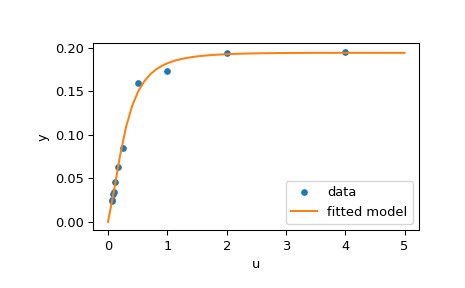

The Python source for this figure:
from scipy.optimize import least_squares

def model(x, u):
    return x[0] * (u ** 2 + x[1] * u) / (u ** 2 + x[2] * u + x[3])

def fun(x, u, y):
    return model(x, u) - y

def jac(x, u, y):
    J = np.empty((u.size, x.size))
    den = u ** 2 + x[2] * u + x[3]
    num = u ** 2 + x[1] * u
    J[:, 0] = num / den
    J[:, 1] = x[0] * u / den
    J[:, 2] = -x[0] * num * u / den ** 2
    J[:, 3] = -x[0] * num / den ** 2
    return J

u = np.array([4.0, 2.0, 1.0, 5.0e-1, 2.5e-1, 1.67e-1, 1.25e-1, 1.0e-1,
              8.33e-2, 7.14e-2, 6.25e-2])
y = np.array([1.957e-1, 1.947e-1, 1.735e-1, 1.6e-1, 8.44e-2, 6.27e-2,
              4.56e-2, 3.42e-2, 3.23e-2, 2.35e-2, 2.46e-2])
x0 = np.array([2.5, 3.9, 4.15, 3.9])
res = least_squares(fun, x0, jac=jac, bounds=(0, 100), args=(u, y), verbose=1)
# # may vary
# `ftol` termination condition is satisfied.
# Function evaluations 130, initial cost 4.4383e+00, final cost 1.5375e-04, first-order optimality 4.92e-08.
res.x
# array([ 0.19280596,  0.19130423,  0.12306063,  0.13607247])

import matplotlib.pyplot as plt
u_test = np.linspace(0, 5)
y_test = model(res.x, u_test)
plt.plot(u, y, 'o', markersize=4, label='data')
plt.plot(u_test, y_test, label='fitted model')
plt.xlabel("u")
plt.ylabel("y")
plt.legend(loc='lower right')
plt.show()
